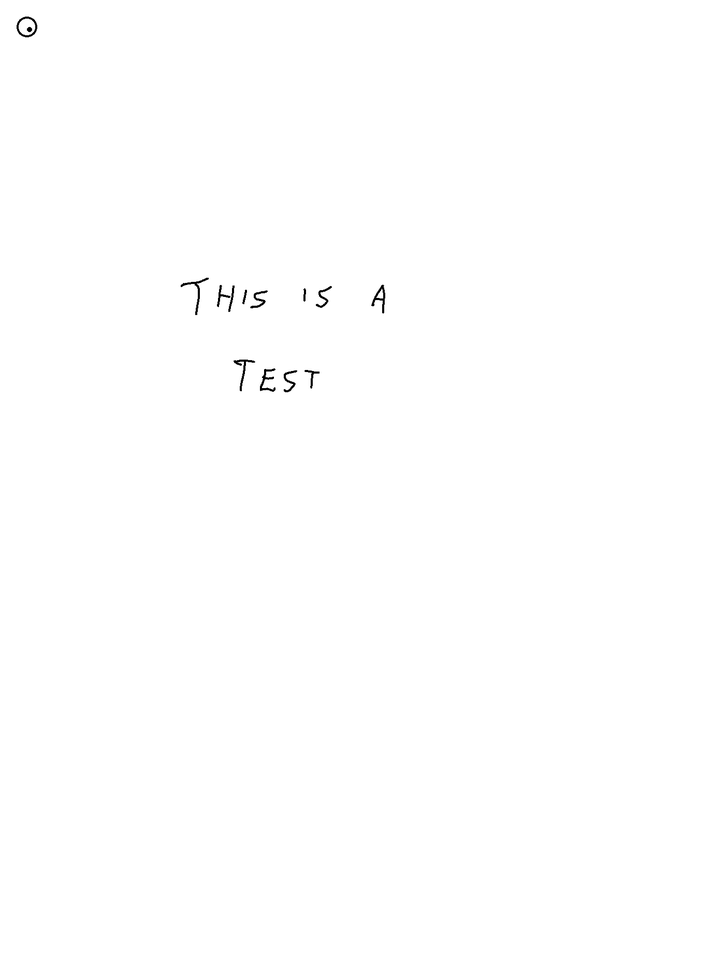
#> input picture test/menu_closed.png, 727 x 970 px, shrunk from 1404 x 1872 before the run
$ python postprocess.py ../test/menu_closed.png
#> lines starting #> are read from the running program, lines starting #| are printed output that depends on the picture; after the words box and inside, x2 and y2 are one past the last pixel; in counts of white or black regions, pixels touching at a corner belong together
#!/usr/bin/env python3

# This code may be bad, but it works!
import sys
from PIL import Image, ImageOps
import numpy as np

if __name__ == '__main__':
    assert len(sys.argv) >= 2, "Image path must be passed!"
    path = (sys.argv[1])

    # load image, discard alpha (if present)
    img = Image.open(path).convert("RGB")
#> img is the input picture: PIL image 727x970 RGB; min 0, max 255, mean 254.6

    # remove menu and indicators
    data = np.array(img)
    # check if there is a menu indicator circle in the top left corner
    menu_is_open = (data[:102, :102, :] == [0, 0, 0]).all(axis=2).any()
#> menu_is_open = True
    if menu_is_open:
        # remove the entire menu, and the x in the top right corner
        data[:, :104, :] = 255
#> data: shape (970, 727, 3); 0.05% of pixels changed, all inside (x1, y1, x2, y2) = (14, 14, 40, 40)
        # crop top right corner
        data = data[72:, 72:, :]
#> data: shape (898, 655, 3)
    else:
        # remove only the menu indicator circle from top left corner 102 pixels wide
        data[:71, :71, :] = 255

    # crop to the bounding box
    img = Image.fromarray(data).convert("RGB")
    bbox = ImageOps.invert(img).getbbox()
#> bbox = (106, 203, 316, 323)
    img = img.crop(bbox)
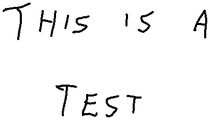
#> img: PIL image 210x120 RGB; min 0, max 255, mean 244.9

    img = ImageOps.invert(img)
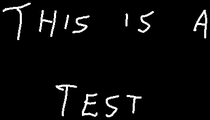
#> img: PIL image 210x120 RGB; min 0, max 255, mean 10.1

    # set alpha channel
    data = np.array(img.convert("RGBA"))
#> data: shape (120, 210, 4)
    # filter out all black pixels
    black = (data[:, :, :3] == 0).all(axis=2)
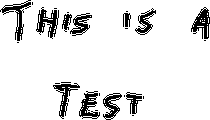
#> black: shape (120, 210) bool; 89.9% white; 25 black regions (14 under 20 px), largest, box (x1, y1, x2, y2) and area: (36, 7, 59, 39) 327, (0, 0, 31, 41) 309, (191, 7, 210, 39) 299
    data[black, 3] = 0
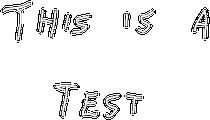
#> data: shape (120, 210, 4); mean R, G, B, A 10.1, 10.1, 10.1, 25.9; transparent parts drawn white

    img = Image.fromarray(data)

    img.save(path)
